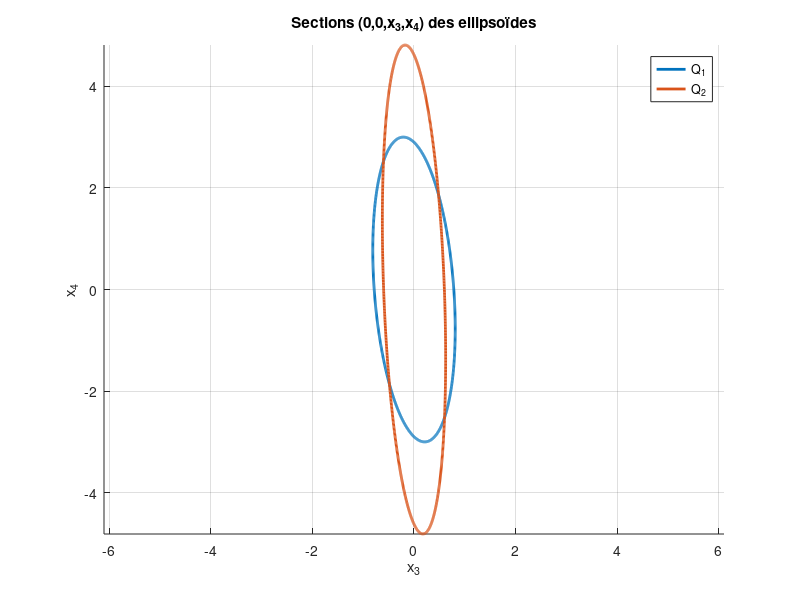

The MATLAB source for this figure:
clear; clc; close all;

% Première matrice
Q1 = [0.1129 0.1131 0.0772 0.1108;
      0.1131 0.1149 0.0374 0.1113;
      0.0772 0.0374 1.6263 0.1139;
      0.1108 0.1113 0.1139 0.1189];

% Deuxième matrice
Q2 = [0.0021 0.0087 0.0106 0.0072;
      0.0087 0.0498 -0.0408 0.0360;
      0.0106 -0.0408 2.7933 0.1015;
      0.0072 0.0360 0.1015 0.0468];

% Blocs correspondant à (0,0,x3,x4)
A1 = Q1(3:4,3:4);
A2 = Q2(3:4,3:4);

t = linspace(0,2*pi,1000);

%% Ellipse 1
[V1,D1] = eig(A1);
Y1 = [cos(t)./sqrt(D1(1,1));
      sin(t)./sqrt(D1(2,2))];
X1 = V1*Y1;

%% Ellipse 2
[V2,D2] = eig(A2);
Y2 = [cos(t)./sqrt(D2(1,1));
      sin(t)./sqrt(D2(2,2))];
X2 = V2*Y2;

%% Tracé
figure; hold on;

plot(X1(1,:),X1(2,:), 'LineWidth',2, ...
     'DisplayName','Q_1');

plot(X2(1,:),X2(2,:), 'LineWidth',2, ...
     'DisplayName','Q_2');

axis equal;
grid on;

xlabel('x_3');
ylabel('x_4');

title('Sections (0,0,x_3,x_4) des ellipsoïdes');
legend('Location','best');
